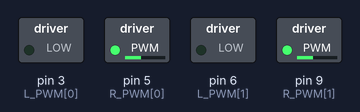
Simulated run of this sketch. Board: Arduino Uno, built with avr-gcc and run on an emulated ATmega328P. On the bench: switched loads named in the sketch (green lamp = pin HIGH).

Above: at 0.1 s.
Timing chart, 0 to 1.6 s (numbered marks = the images above):
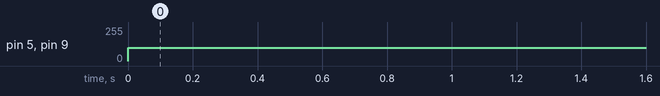

The sketch:

EMERGENCY_CODE.ino
```cpp
//Emergency Code
const int R_PWM[] = {5, 9};
const int L_PWM[] = {3, 6};

const int Total_Motor_Num = 2;

const int Motor_Speed = 100;

void setup () {
    for (int i = 0; i < Total_Motor_Num; i++) {
        pinMode(R_PWM[i], OUTPUT);
        pinMode(L_PWM[i], OUTPUT);

        analogWrite(R_PWM[i], 0);
        analogWrite(L_PWM[i], 0);
    }
}

void loop() {
    for (int i = 0; i < Total_Motor_Num; i++) {
        analogWrite(R_PWM[i], Motor_Speed);
        analogWrite(L_PWM[i], 0);
    }
}
```

Measured:
- by itself, pin 5 (R_PWM[0]), pin 9 (R_PWM[1]): 0/255 → 100/255 at 0.00 s
